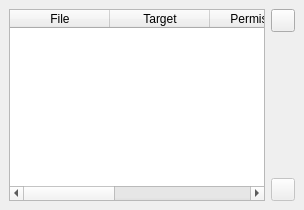
  <widget class="QDockWidget" name="dw_aditional_files">
   <property name="windowIcon">
    <iconset resource="../resources/pisido.qrc">
     <normaloff>:/images/aditional-files.png</normaloff>:/images/aditional-files.png</iconset>
   </property>
   <property name="toolTip">
    <string>Aditional Files Window</string>
   </property>
   <property name="statusTip">
    <string>Aditional Files Window</string>
   </property>
   <property name="windowTitle">
    <string>Aditionals</string>
   </property>
   <attribute name="dockWidgetArea">
    <number>8</number>
   </attribute>
   <widget class="QWidget" name="dw_aditional_files_content">
    <layout class="QGridLayout" name="gridLayout_9">
     <item row="0" column="0" rowspan="3">
      <widget class="QTableWidget" name="tableW_aditional_files">
       <property name="toolTip">
        <string>Add your aditional files to package files directory (workspace/__package_name__/files/).
And than you can edit their properties in here</string>
       </property>
       <property name="statusTip">
        <string>Add your aditional files to package files directory (workspace/__package_name__/files/).\nAnd than you can edit their properties in here</string>
       </property>
       <property name="alternatingRowColors">
        <bool>true</bool>
       </property>
       <property name="selectionMode">
        <enum>QAbstractItemView::SingleSelection</enum>
       </property>
       <property name="selectionBehavior">
        <enum>QAbstractItemView::SelectRows</enum>
       </property>
       <property name="textElideMode">
        <enum>Qt::ElideMiddle</enum>
       </property>
       <property name="wordWrap">
        <bool>false</bool>
       </property>
       <property name="cornerButtonEnabled">
        <bool>false</bool>
       </property>
       <attribute name="horizontalHeaderStretchLastSection">
        <bool>true</bool>
       </attribute>
       <attribute name="verticalHeaderVisible">
        <bool>false</bool>
       </attribute>
       <column>
        <property name="text">
         <string>File</string>
        </property>
       </column>
       <column>
        <property name="text">
         <string>Target</string>
        </property>
       </column>
       <column>
        <property name="text">
         <string>Permission</string>
        </property>
       </column>
       <column>
        <property name="text">
         <string>Owner</string>
        </property>
       </column>
       <column>
        <property name="text">
         <string>Group</string>
        </property>
       </column>
      </widget>
     </item>
     <item row="0" column="1">
      <widget class="QToolButton" name="tb_edit_aditional_files">
       <property name="toolTip">
        <string>Edits selected file</string>
       </property>
       <property name="statusTip">
        <string>Edits selected file</string>
       </property>
       <property name="text">
        <string/>
       </property>
       <property name="icon">
        <iconset resource="../resources/pisido.qrc">
         <normaloff>:/images/edit.png</normaloff>:/images/edit.png</iconset>
       </property>
      </widget>
     </item>
     <item row="2" column="1">
      <widget class="QToolButton" name="tb_open_aditional_files_dir">
       <property name="enabled">
        <bool>false</bool>
       </property>
       <property name="toolTip">
        <string>Opens aditional files directory (workspace/__package_name__/files/)</string>
       </property>
       <property name="statusTip">
        <string>Opens aditional files directory (workspace/__package_name__/files/)</string>
       </property>
       <property name="text">
        <string/>
       </property>
       <property name="icon">
        <iconset resource="../resources/pisido.qrc">
         <normaloff>:/images/open-dir.png</normaloff>:/images/open-dir.png</iconset>
       </property>
      </widget>
     </item>
     <item row="1" column="1">
      <spacer name="verticalSpacer_3">
       <property name="orientation">
        <enum>Qt::Vertical</enum>
       </property>
       <property name="sizeHint" stdset="0">
        <size>
         <width>20</width>
         <height>40</height>
        </size>
       </property>
      </spacer>
     </item>
    </layout>
   </widget>
  </widget>
